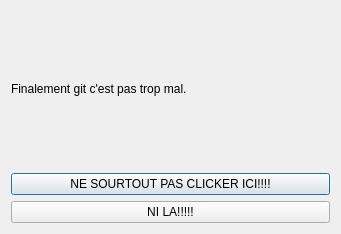
<?xml version="1.0" encoding="UTF-8"?>
<ui version="4.0">
 <class>DialogHenri</class>
 <widget class="QDialog" name="DialogHenri">
  <property name="geometry">
   <rect>
    <x>0</x>
    <y>0</y>
    <width>341</width>
    <height>234</height>
   </rect>
  </property>
  <property name="windowTitle">
   <string>Dialog</string>
  </property>
  <layout class="QVBoxLayout" name="verticalLayout_2">
   <item>
    <layout class="QVBoxLayout" name="verticalLayout">
     <item>
      <widget class="QLabel" name="label">
       <property name="text">
        <string>Finalement git c'est pas trop mal.</string>
       </property>
      </widget>
     </item>
     <item>
      <widget class="QPushButton" name="pushButton">
       <property name="text">
        <string>NE SOURTOUT PAS CLICKER ICI!!!!</string>
       </property>
      </widget>
     </item>
     <item>
      <widget class="QPushButton" name="pushButton_2">
       <property name="text">
        <string>NI LA!!!!!</string>
       </property>
      </widget>
     </item>
    </layout>
   </item>
  </layout>
 </widget>
 <resources/>
 <connections/>
</ui>
